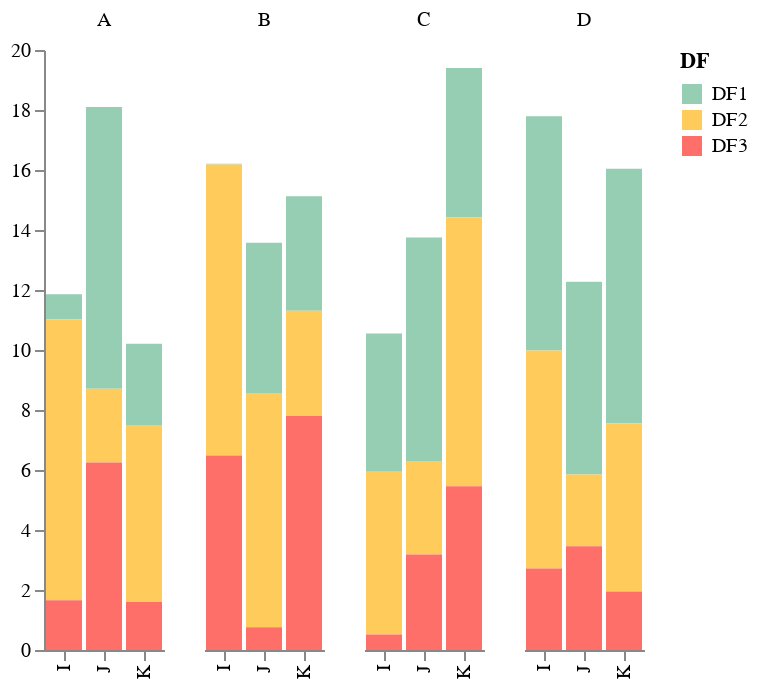

The code cell stored with this chart in its notebook:
### Code cell
alt.Chart(df).mark_bar().encode(

    # tell Altair which field to group columns on
    x=alt.X('c2:N', title=None),

    # tell Altair which field to use as Y values and how to calculate
    y=alt.Y('sum(values):Q',
        axis=alt.Axis(
            grid=False,
            title=None)),

    # tell Altair which field to use to use as the set of columns to be  represented in each group
    column=alt.Column('c1:N', title=None),

    # tell Altair which field to use for color segmentation 
    color=alt.Color('DF:N',
            scale=alt.Scale(
                # make it look pretty with an enjoyable color pallet
                range=['#96ceb4', '#ffcc5c','#ff6f69'],
            ),
        ))\
    .configure_view(
        # remove grid lines around column clusters
        strokeOpacity=0    
    )

### Figure 1 — Vega-Lite specification as saved in the notebook (floating-point values rounded to 4 significant figures)
{"config": {"view": {"continuousWidth": 400, "continuousHeight": 300, "strokeOpacity": 0}}, "data": {"name": "data-de5083a3d32da30fe1451dbac9aa410f"}, "mark": "bar", "encoding": {"color": {"field": "DF", "scale": {"range": ["#96ceb4", "#ffcc5c", "#ff6f69"]}, "type": "nominal"}, "column": {"field": "c1", "title": null, "type": "nominal"}, "x": {"field": "c2", "title": null, "type": "nominal"}, "y": {"aggregate": "sum", "axis": {"grid": false, "title": null}, "field": "values", "type": "quantitative"}}, "$schema": "https://vega.github.io/schema/vega-lite/v4.17.0.json", "datasets": {"data-de5083a3d32da30fe1451dbac9aa410f": [{"c1": "A", "c2": "I", "values": 0.8353, "DF": "DF1"}, {"c1": "A", "c2": "J", "values": 9.395, "DF": "DF1"}, {"c1": "A", "c2": "K", "values": 2.705, "DF": "DF1"}, {"c1": "B", "c2": "I", "values": 0.02909, "DF": "DF1"}, {"c1": "B", "c2": "J", "values": 5.004, "DF": "DF1"}, {"c1": "B", "c2": "K", "values": 3.815, "DF": "DF1"}, {"c1": "C", "c2": "I", "values": 4.606, "DF": "DF1"}, {"c1": "C", "c2": "J", "values": 7.45, "DF": "DF1"}, {"c1": "C", "c2": "K", "values": 4.981, "DF": "DF1"}, {"c1": "D", "c2": "I", "values": 7.815, "DF": "DF1"}, {"c1": "D", "c2": "J", "values": 6.425, "DF": "DF1"}, {"c1": "D", "c2": "K", "values": 8.479, "DF": "DF1"}, {"c1": "A", "c2": "I", "values": 9.36, "DF": "DF2"}, {"c1": "A", "c2": "J", "values": 2.458, "DF": "DF2"}, {"c1": "A", "c2": "K", "values": 5.906, "DF": "DF2"}, {"c1": "B", "c2": "I", "values": 9.697, "DF": "DF2"}, {"c1": "B", "c2": "J", "values": 7.808, "DF": "DF2"}, {"c1": "B", "c2": "K", "values": 3.51, "DF": "DF2"}, {"c1": "C", "c2": "I", "values": 5.423, "DF": "DF2"}, {"c1": "C", "c2": "J", "values": 3.116, "DF": "DF2"}, {"c1": "C", "c2": "K", "values": 8.961, "DF": "DF2"}, {"c1": "D", "c2": "I", "values": 7.267, "DF": "DF2"}, {"c1": "D", "c2": "J", "values": 2.391, "DF": "DF2"}, {"c1": "D", "c2": "K", "values": 5.612, "DF": "DF2"}, {"c1": "A", "c2": "I", "values": 1.661, "DF": "DF3"}, {"c1": "A", "c2": "J", "values": 6.247, "DF": "DF3"}, {"c1": "A", "c2": "K", "values": 1.597, "DF": "DF3"}, {"c1": "B", "c2": "I", "values": 6.485, "DF": "DF3"}, {"c1": "B", "c2": "J", "values": 0.7599, "DF": "DF3"}, {"c1": "B", "c2": "K", "values": 7.8, "DF": "DF3"}, {"c1": "C", "c2": "I", "values": 0.5196, "DF": "DF3"}, {"c1": "C", "c2": "J", "values": 3.179, "DF": "DF3"}, {"c1": "C", "c2": "K", "values": 5.462, "DF": "DF3"}, {"c1": "D", "c2": "I", "values": 2.713, "DF": "DF3"}, {"c1": "D", "c2": "J", "values": 3.46, "DF": "DF3"}, {"c1": "D", "c2": "K", "values": 1.95, "DF": "DF3"}]}}
